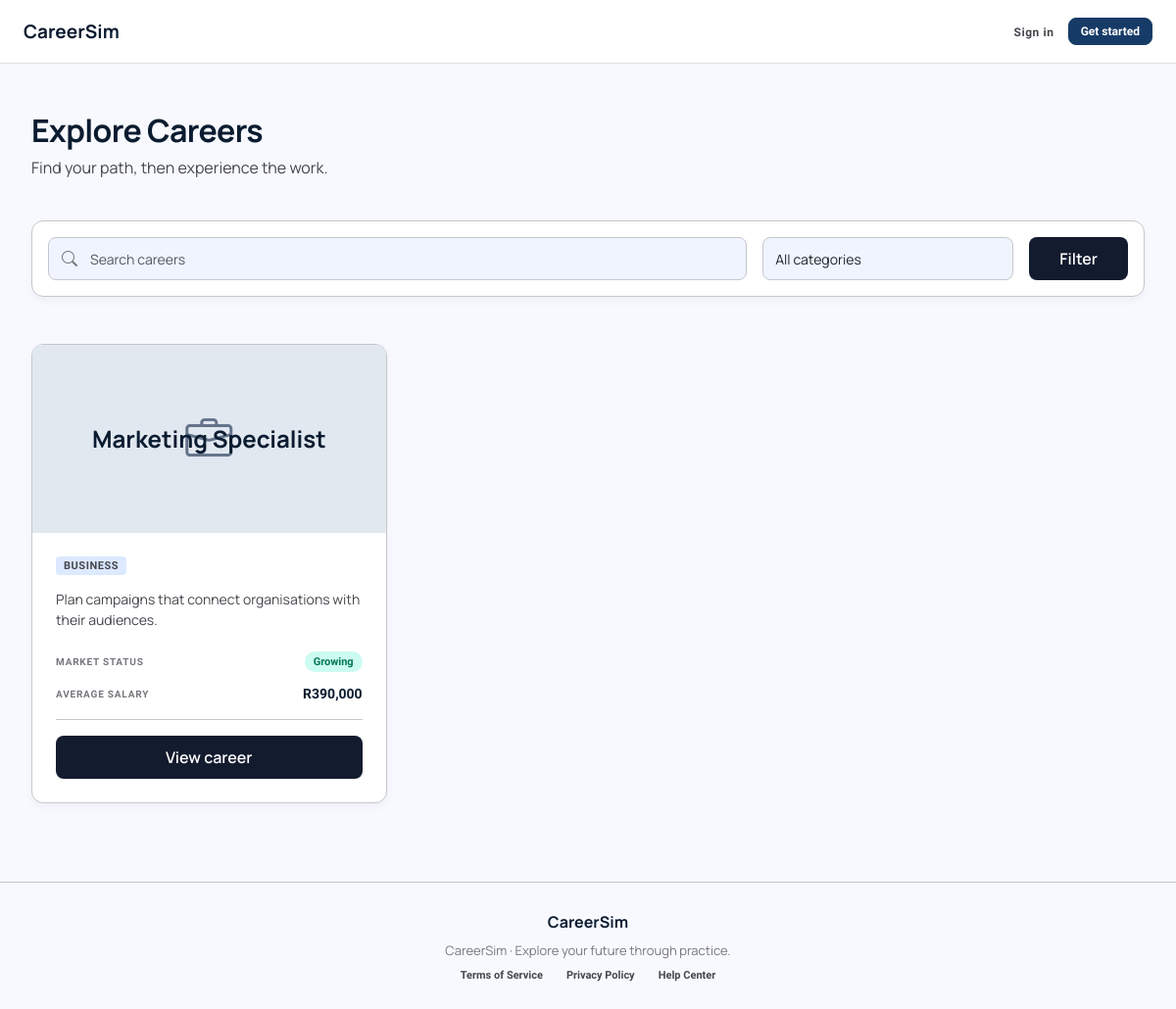
The app's page /careers/browse.php?category=3 with its own data.
### tables this page shows
CREATE TABLE careers (
  id INT UNSIGNED AUTO_INCREMENT PRIMARY KEY,
  category_id INT UNSIGNED NOT NULL,
  title VARCHAR(120) NOT NULL,
  slug VARCHAR(140) NOT NULL,
  summary VARCHAR(500) NULL,
  description TEXT NULL,
  average_salary DECIMAL(12,2) NULL,
  growth_outlook ENUM('declining','stable','growing','high_growth') NULL,
  image VARCHAR(255) NULL,
  is_active TINYINT(1) NOT NULL DEFAULT 1,
  created_at TIMESTAMP NOT NULL DEFAULT CURRENT_TIMESTAMP,
  updated_at TIMESTAMP NOT NULL DEFAULT CURRENT_TIMESTAMP ON UPDATE CURRENT_TIMESTAMP,
  UNIQUE KEY uq_careers_slug (slug),
  KEY idx_careers_category (category_id),
  FULLTEXT KEY ft_careers_title_desc (title, summary, description),
  CONSTRAINT fk_careers_category FOREIGN KEY (category_id) REFERENCES career_categories(id) ON DELETE RESTRICT
);

CREATE TABLE career_categories (
  id INT UNSIGNED AUTO_INCREMENT PRIMARY KEY,
  name VARCHAR(80) NOT NULL,
  slug VARCHAR(90) NOT NULL,
  icon VARCHAR(50) NULL,
  UNIQUE KEY uq_career_categories_name (name),
  UNIQUE KEY uq_career_categories_slug (slug)
);

### includes/functions.php (called while the page is built, shortened)
<?php
function url(string $path = ''): string { return BASE_URL . '/' . ltrim($path, '/'); }
function e(mixed $value): string { return htmlspecialchars((string)$value, ENT_QUOTES, 'UTF-8'); }

### careers/browse.php (the view, shortened to what this page needs)
<?php
require_once dirname(__DIR__) . '/includes/functions.php';
$q = trim($_GET['q'] ?? '');
$category = (int)($_GET['category'] ?? 0);
$where = ['c.is_active=1'];
$params = [];
$types = '';
if ($category) {
    $where[] = 'c.category_id=?';
    $params[] = $category;
    $types .= 'i';
}
$sql = "SELECT c.*,cc.name category,GROUP_CONCAT(DISTINCT s.name ORDER BY s.name SEPARATOR ', ') skills FROM careers c JOIN career_categories cc ON cc.id=c.category_id LEFT JOIN career_skills cs ON cs.career_id=c.id LEFT JOIN skills s ON s.id=cs.skill_id WHERE " . implode(' AND ', $where) . ' GROUP BY c.id ORDER BY c.title';
$stmt = $con->prepare($sql);
if ($params) $stmt->bind_param($types, ...$params);
$stmt->execute();
$careers = $stmt->get_result();
$categories = $con->query('SELECT * FROM career_categories ORDER BY name');
require dirname(__DIR__) . '/includes/header.php'; ?>
<div class="career-catalog-shell">
    <header class="career-catalog-header">
        <h1>Explore Careers</h1>
        <p>Find your path, then experience the work.</p>
    </header>
    <form class="career-filter-card">
        <div class="career-search-field"><i class="bi bi-search"></i><input class="form-control" name="q" value="<?= e($q) ?>" placeholder="Search careers"></div>
        <select class="form-select" name="category">
            <option value="0">All categories</option><?php foreach ($categories as $c): ?><option value="<?= $c['id'] ?>" <?= $category === $c['id'] ? 'selected' : '' ?>><?= e($c['name']) ?></option><?php endforeach ?>
        </select>
        <button class="btn">Filter</button>
    </form>
    <div class="career-bento-grid">
        <?php foreach ($careers as $c): $growth = $c['growth_outlook'] ?: 'stable'; ?>
            <article class="catalog-career-card">
                <div class="catalog-career-media">
                    <?php if ($c['image']): ?><img src="<?= e(preg_match('~^https?://~i', $c['image']) ? $c['image'] : url($c['image'])) ?>" alt="<?= e($c['title']) ?> workspace"><?php else: ?><div class="catalog-career-placeholder"><i class="bi bi-briefcase"></i></div><?php endif ?>
                    <div>
                        <h2><?= e($c['title']) ?></h2>
                    </div>
                </div>
                <div class="catalog-career-body">
                    <span class="catalog-category"><?= e($c['category']) ?></span>
                    <p class="catalog-summary"><?= e($c['summary']) ?></p>
                    <div class="catalog-meta mt-auto">
                        <div><span>Market status</span><strong class="catalog-growth growth-<?= e($growth) ?>"><?= e(ucwords(str_replace('_', ' ', $growth))) ?></strong></div>
                        <div><span>Average salary</span><strong><?= $c['average_salary'] ? 'R' . number_format($c['average_salary']) : 'Not listed' ?></strong></div>
                    </div>
                    <div class="catalog-action"><a href="<?= url('careers/view.php?id=' . $c['id']) ?>">View career</a></div>
                </div>
            </article>
        <?php endforeach ?>
    </div>
</div>
<?php require dirname(__DIR__) . '/includes/footer.php'; ?>

### assets/css/custom.css (style rules this page uses)
:root { --cs-blue: #173b67; --cs-teal: #0f8b8d; --cs-bg: #f4f7fa; --cs-text: #203040; }
body { background: var(--cs-bg); color: var(--cs-text); font-family: Manrope, system-ui, -apple-system, "Segoe UI", sans-serif; }
.student-catalog { background: #f8f9ff; color: #0b1c30; }
.career-catalog-shell { width: min(1280px, 100%); margin: auto; padding: 48px 32px 24px; }
.career-catalog-header { margin-bottom: 42px; }
.career-catalog-header h1 { font-size: 32px; line-height: 40px; font-weight: 700; letter-spacing: -0.02em; margin: 0 0 6px; }
.career-catalog-header p { font-size: 16px; color: #45464d; margin: 0; }
.career-filter-card { background: #fff; border: 1px solid #c6c6cd; border-radius: 12px; padding: 16px; margin-bottom: 48px; display: grid; grid-template-columns: 1fr 256px auto; gap: 16px; box-shadow: 0 4px 8px rgba(15, 23, 42, 0.04); }
.career-filter-card .form-control, .career-filter-card .form-select { height: 44px; background: #eff4ff; border: 1px solid #c6c6cd; border-radius: 8px; font-size: 14px; }
.career-filter-card .btn { background: #131b2e; color: #fff; border-radius: 8px; padding: 0 30px; font-weight: 600; }
.career-search-field { position: relative; }
.career-search-field i { position: absolute; left: 14px; top: 50%; transform: translateY(-50%); color: #76777d; z-index: 2; }
.career-search-field input { padding-left: 42px; }
.career-bento-grid { display: grid; grid-template-columns: repeat(3, minmax(0, 1fr)); gap: 24px; }
.catalog-career-card { background: #fff; border: 1px solid #c6c6cd; border-radius: 12px; overflow: hidden; display: flex; flex-direction: column; min-width: 0; box-shadow: 0 4px 8px rgba(15, 23, 42, 0.04); transition: transform 0.2s, box-shadow 0.2s; }
.catalog-career-media { height: 192px; background: #e5eeff; position: relative; overflow: hidden; }
.catalog-career-media:after { content: ""; position: absolute; inset: 0; background: rgba(229, 238, 255, 0.42); }
.catalog-career-media > div { position: absolute; inset: 0; z-index: 1; display: grid; place-items: center; padding: 24px; text-align: center; }
.catalog-career-media h2 { font-size: 24px; line-height: 32px; font-weight: 700; color: #0b1c30; margin: 0; }
.catalog-career-body { padding: 24px; display: flex; flex-direction: column; flex: 1; }
.catalog-category { align-self: flex-start; background: #dce9ff; color: #45464d; border-radius: 4px; padding: 3px 8px; text-transform: uppercase; letter-spacing: 0.05em; font: 600 11px "Hanken Grotesk"; }
.catalog-summary { font-size: 14px; line-height: 21px; color: #45464d; margin: 14px 0 22px; display: -webkit-box; -webkit-line-clamp: 2; -webkit-box-orient: vertical; overflow: hidden; }
.catalog-meta { display: flex; flex-direction: column; gap: 14px; }
.catalog-meta > div { display: flex; justify-content: space-between; align-items: center; gap: 16px; }
.catalog-meta span { color: #76777d; text-transform: uppercase; letter-spacing: 0.08em; font: 600 10px "Hanken Grotesk"; }
.catalog-meta strong { font: 700 14px "Hanken Grotesk"; color: #0b1c30; }
.catalog-growth { padding: 4px 9px; border-radius: 999px !important; font-size: 11px !important; }
.catalog-growth.growth-growing { background: #ccfbf1; color: #047857; }
.catalog-action { border-top: 1px solid #c6c6cd; margin-top: 18px; padding-top: 16px; }
.catalog-action a { display: block; text-align: center; background: #131b2e; color: #fff; text-decoration: none; border-radius: 8px; padding: 10px; font-weight: 600; }
.growth-growing { background: #dbeafe; color: #1d4ed8; }
.catalog-career-placeholder { width: 100%; height: 100%; display: grid; place-items: center; background: #e2e8f0; color: #64748b; font-size: 3rem; }

### records on screen
careers: title "Marketing Specialist", category.name "BUSINESS", summary "Plan campaigns that connect organisations with their audiences.", growth_outlook "Growing", average_salary "390,000"
